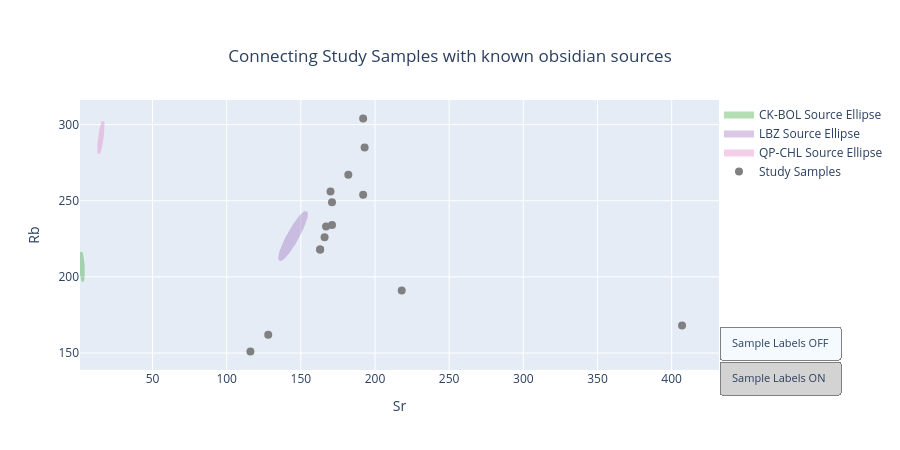

Notebook code for this chart:
### Code cell
# BIPLOT
# 
# To change the variables modify x_col and y_col here
# and Re-run the cell
print('Available elements to plot.')
print(srcs_subset.columns)
print('To change elements modify x_col and y_col variables and re-run this cell:')

# Variables to plot
x_col = 'Sr'
y_col = 'Rb'
group = 'Group'

srcs_subset_valid = pd.DataFrame()
if isinstance(srcs_subset, pd.DataFrame) and not srcs_subset.empty and group in srcs_subset.columns:
    srcs_subset_valid = srcs_subset.copy()
else:
    print("⚠️ srcs_subset has no Group column or is empty. Skipping source ellipses.")

figsrcs = go.Figure()

# Helper: compute ellipse points from x,y
def _ellipse_points(x, y, n_points=120, n_std=1.0):
    x = np.asarray(x)
    y = np.asarray(y)
    mask = (~np.isnan(x)) & (~np.isnan(y))
    x = x[mask]
    y = y[mask]
    if x.size < 2:
        return None
    cov = np.cov(x, y)
    eigvals, eigvecs = np.linalg.eigh(cov)
    order = eigvals.argsort()[::-1]
    eigvals = eigvals[order]
    eigvecs = eigvecs[:, order]
    theta = np.linspace(0, 2 * np.pi, n_points)
    unit = np.column_stack([np.cos(theta), np.sin(theta)])
    scale = n_std * np.sqrt(eigvals)
    ellipse = unit @ np.diag(scale) @ eigvecs.T
    ellipse += np.array([np.mean(x), np.mean(y)])
    return ellipse[:,0], ellipse[:,1]

# Add source ellipses as filled polygon traces (legend-friendly)
if not srcs_subset_valid.empty:
    for g in srcs_subset_valid[group].dropna().unique():
        try:
            data_g = srcs_subset_valid[srcs_subset_valid[group] == g]
            if x_col not in data_g.columns or y_col not in data_g.columns:
                print(f"⚠️ Missing {x_col}/{y_col} for group {g}; skipping")
                continue

            xvals = pd.to_numeric(data_g[x_col], errors='coerce').values
            yvals = pd.to_numeric(data_g[y_col], errors='coerce').values

            pts = _ellipse_points(xvals, yvals, n_points=120, n_std=1.0)
            if pts is None:
                # Not enough data to compute ellipse; skip
                continue
            ex, ey = pts

            color = name_to_color.get(unique_name_to_name.get(g, ""), "gray")

            # Filled polygon trace for the ellipse (shows in legend)
            figsrcs.add_trace(
                go.Scatter(
                    x=ex,
                    y=ey,
                    mode='lines',
                    fill='toself',
                    fillcolor=color,
                    line=dict(color=color, width=2),
                    opacity=0.35,
                    name=f"{g} Source Ellipse",
                    hoverinfo='skip'
                )
            )

        except Exception as e:
            print(f"⚠️ Error processing group {g}: {e}")
else:
    print('⚠️ No valid source groups available for source ellipses.')

# Add single source sample point
if isinstance(onesample, pd.DataFrame) and not onesample.empty and x_col in onesample.columns and y_col in onesample.columns:
    figsrcs.add_trace(
        go.Scatter(
            x=onesample[x_col],
            y=onesample[y_col],
            name="Source Sample",
            mode='markers',
            marker=dict(symbol='x', size=6, color='black'),
            text=onesample['Sample'] if 'Sample' in onesample.columns else None,
            hovertemplate="Source: %{text}<br><extra></extra>",
            showlegend=True
        )
    )

# Map Study sample groups to colors
study_colors = [
    name_to_color.get(unique_name_to_name.get(g, ""), "gray")
    if pd.notna(g) else 'gray'
    for g in study[group]
]

# Add study samples colored by Group (labels OFF by default)
figsrcs.add_trace(
    go.Scatter(
        x=study[x_col],
        y=study[y_col],
        name="Study Samples",
        mode='markers',
        text=study['Sample'] if 'Sample' in study.columns else None,
        hovertemplate="Sample: %{text}<br><extra></extra>",
        showlegend=True,
        marker=dict(
            size=8,
            symbol='circle',
            color=study_colors
        )
    )
)

# Index of the Study Samples trace (last trace added)
study_trace_idx = len(figsrcs.data) - 1

# Set layout with centered title and toggle button beneath legend
figsrcs.update_layout(
    title={
        'text': "Connecting Study Samples with known obsidian sources",
        'x': 0.5,
        'xanchor': 'center',
        'yanchor': 'top'
    },
    xaxis_title=x_col,
    yaxis_title=y_col,
    height=450,
    legend=dict(
        x=1.0,
        y=1.0,
        xanchor='left',
        yanchor='top'
    ),
    updatemenus=[
        dict(
            type='buttons',
            direction='down',
            x=1.0,
            xanchor='left',
            y=0.2,          # below the legend on the right side
            yanchor='top',
            buttons=[
                dict(
                    label='Sample Labels OFF',
                    method='restyle',
                    args=[{'mode': 'markers'}, [study_trace_idx]],
                ),
                dict(
                    label='Sample Labels ON',
                    method='restyle',
                    args=[{'mode': 'markers+text', 'textposition': 'top center'}, [study_trace_idx]],
                ),
            ],
            pad={"r": 10, "t": 10},
            showactive=True,
            bgcolor='lightgray',
            bordercolor='gray',
            borderwidth=1,
            font=dict(size=11)
        )
    ]
)

figsrcs.show()

### Figure 1 — Plotly figure (JSON) as saved in the notebook; plotly's stock layout.template omitted (floating-point values rounded to 4 significant figures)
{"data": [{"fill": "toself", "fillcolor": "rgb(44, 160, 44)", "hoverinfo": "skip", "line": {"color": "rgb(44, 160, 44)", "width": 2}, "mode": "lines", "name": "CK-BOL Source Ellipse", "opacity": 0.35, "type": "scatter", "x": [1.874, 1.812, 1.753, 1.695, 1.64, 1.586, 1.535, 1.486, 1.439, 1.396, 1.355, 1.317, 1.282, 1.25, 1.222, 1.196, 1.174, 1.156, 1.141, 1.129, 1.121, 1.117, 1.116, 1.119, 1.125, 1.135, 1.148, 1.165, 1.185, 1.209, 1.236, 1.266, 1.3, 1.336, 1.376, 1.418, 1.463, 1.511, 1.561, 1.614, 1.668, 1.725, 1.784, 1.844, 1.906, 1.969, 2.034, 2.099, 2.166, 2.233, 2.3, 2.368, 2.436, 2.503, 2.571, 2.638, 2.704, 2.77, 2.834, 2.897, 2.959, 3.02, 3.078, 3.135, 3.19, 3.242, 3.292, 3.34, 3.385, 3.427, 3.467, 3.503, 3.536, 3.567, 3.594, 3.617, 3.637, 3.654, 3.668, 3.677, 3.684, 3.686, 3.685, 3.681, 3.673, 3.661, 3.646, 3.627, 3.605, 3.58, 3.551, 3.519, 3.484, 3.446, 3.405, 3.362, 3.315, 3.266, 3.215, 3.161, 3.106, 3.048, 2.988, 2.927, 2.865, 2.801, 2.736, 2.67, 2.603, 2.536, 2.468, 2.4, 2.333, 2.265, 2.198, 2.131, 2.065, 2.0, 1.936, 1.874], "y": [216.2, 216.2, 216.2, 216.1, 216.0, 215.9, 215.8, 215.6, 215.4, 215.2, 214.9, 214.7, 214.4, 214.1, 213.7, 213.4, 213.0, 212.6, 212.2, 211.8, 211.4, 211.0, 210.5, 210.0, 209.6, 209.1, 208.6, 208.1, 207.6, 207.1, 206.6, 206.1, 205.6, 205.1, 204.7, 204.2, 203.7, 203.2, 202.8, 202.3, 201.9, 201.5, 201.1, 200.7, 200.3, 200.0, 199.6, 199.3, 199.0, 198.8, 198.5, 198.3, 198.1, 197.9, 197.8, 197.6, 197.5, 197.5, 197.4, 197.4, 197.4, 197.4, 197.5, 197.6, 197.7, 197.8, 198.0, 198.1, 198.4, 198.6, 198.8, 199.1, 199.4, 199.7, 200.1, 200.4, 200.8, 201.2, 201.6, 202.0, 202.5, 202.9, 203.4, 203.8, 204.3, 204.8, 205.3, 205.8, 206.3, 206.8, 207.3, 207.8, 208.2, 208.7, 209.2, 209.7, 210.2, 210.6, 211.1, 211.5, 211.9, 212.4, 212.7, 213.1, 213.5, 213.8, 214.2, 214.5, 214.7, 215.0, 215.2, 215.4, 215.6, 215.8, 215.9, 216.0, 216.1, 216.2, 216.2, 216.2]}, {"fill": "toself", "fillcolor": "rgb(148, 103, 189)", "hoverinfo": "skip", "line": {"color": "rgb(148, 103, 189)", "width": 2}, "mode": "lines", "name": "LBZ Source Ellipse", "opacity": 0.35, "type": "scatter", "x": [153.6, 153.5, 153.3, 153.0, 152.8, 152.5, 152.3, 152.0, 151.6, 151.3, 150.9, 150.5, 150.1, 149.7, 149.3, 148.9, 148.4, 148.0, 147.5, 147.0, 146.5, 146.0, 145.5, 145.1, 144.6, 144.1, 143.6, 143.1, 142.6, 142.1, 141.7, 141.2, 140.7, 140.3, 139.9, 139.5, 139.1, 138.7, 138.3, 138.0, 137.6, 137.3, 137.0, 136.8, 136.5, 136.3, 136.1, 135.9, 135.8, 135.6, 135.5, 135.5, 135.4, 135.4, 135.4, 135.4, 135.5, 135.6, 135.7, 135.8, 136.0, 136.1, 136.4, 136.6, 136.8, 137.1, 137.4, 137.7, 138.1, 138.4, 138.8, 139.2, 139.6, 140.0, 140.4, 140.9, 141.3, 141.8, 142.3, 142.7, 143.2, 143.7, 144.2, 144.7, 145.2, 145.7, 146.2, 146.7, 147.1, 147.6, 148.1, 148.5, 149.0, 149.4, 149.8, 150.3, 150.6, 151.0, 151.4, 151.7, 152.0, 152.3, 152.6, 152.9, 153.1, 153.3, 153.5, 153.7, 153.8, 153.9, 154.0, 154.1, 154.1, 154.1, 154.1, 154.1, 154.0, 153.9, 153.8, 153.6], "y": [242.5, 242.6, 242.6, 242.6, 242.5, 242.4, 242.2, 242.0, 241.8, 241.5, 241.2, 240.9, 240.5, 240.0, 239.5, 239.0, 238.5, 237.9, 237.3, 236.7, 236.0, 235.3, 234.6, 233.9, 233.1, 232.4, 231.6, 230.8, 230.0, 229.2, 228.3, 227.5, 226.7, 225.8, 225.0, 224.2, 223.4, 222.6, 221.8, 221.0, 220.2, 219.5, 218.8, 218.1, 217.4, 216.7, 216.1, 215.5, 215.0, 214.4, 213.9, 213.5, 213.1, 212.7, 212.3, 212.0, 211.8, 211.6, 211.4, 211.2, 211.2, 211.1, 211.1, 211.2, 211.2, 211.4, 211.5, 211.8, 212.0, 212.3, 212.6, 213.0, 213.4, 213.9, 214.4, 214.9, 215.5, 216.1, 216.7, 217.3, 218.0, 218.7, 219.4, 220.2, 220.9, 221.7, 222.5, 223.3, 224.1, 224.9, 225.8, 226.6, 227.4, 228.3, 229.1, 229.9, 230.7, 231.5, 232.3, 233.1, 233.8, 234.6, 235.3, 236.0, 236.6, 237.3, 237.9, 238.5, 239.0, 239.5, 240.0, 240.4, 240.8, 241.2, 241.5, 241.8, 242.0, 242.2, 242.4, 242.5]}, {"fill": "toself", "fillcolor": "rgb(227, 119, 194)", "hoverinfo": "skip", "line": {"color": "rgb(227, 119, 194)", "width": 2}, "mode": "lines", "name": "QP-CHL Source Ellipse", "opacity": 0.35, "type": "scatter", "x": [16.66, 16.59, 16.52, 16.45, 16.38, 16.3, 16.22, 16.14, 16.05, 15.96, 15.87, 15.78, 15.68, 15.59, 15.49, 15.4, 15.3, 15.2, 15.1, 15.0, 14.91, 14.81, 14.72, 14.62, 14.53, 14.44, 14.35, 14.27, 14.19, 14.11, 14.03, 13.96, 13.89, 13.82, 13.76, 13.7, 13.65, 13.6, 13.55, 13.51, 13.48, 13.45, 13.42, 13.4, 13.38, 13.37, 13.37, 13.37, 13.37, 13.38, 13.4, 13.42, 13.44, 13.47, 13.51, 13.55, 13.59, 13.64, 13.7, 13.75, 13.82, 13.88, 13.95, 14.02, 14.1, 14.18, 14.26, 14.35, 14.43, 14.52, 14.62, 14.71, 14.8, 14.9, 15.0, 15.09, 15.19, 15.29, 15.39, 15.48, 15.58, 15.68, 15.77, 15.86, 15.95, 16.04, 16.13, 16.21, 16.29, 16.37, 16.45, 16.52, 16.59, 16.65, 16.71, 16.77, 16.82, 16.87, 16.91, 16.95, 16.98, 17.01, 17.03, 17.05, 17.06, 17.07, 17.07, 17.07, 17.06, 17.05, 17.03, 17.01, 16.98, 16.95, 16.91, 16.87, 16.82, 16.77, 16.72, 16.66], "y": [302.0, 302.0, 302.0, 301.9, 301.8, 301.7, 301.6, 301.4, 301.2, 300.9, 300.7, 300.4, 300.1, 299.8, 299.4, 299.1, 298.7, 298.2, 297.8, 297.4, 296.9, 296.4, 295.9, 295.4, 294.9, 294.4, 293.9, 293.3, 292.8, 292.2, 291.7, 291.1, 290.6, 290.1, 289.5, 289.0, 288.5, 287.9, 287.4, 286.9, 286.5, 286.0, 285.5, 285.1, 284.7, 284.3, 283.9, 283.6, 283.2, 282.9, 282.7, 282.4, 282.2, 282.0, 281.8, 281.6, 281.5, 281.4, 281.3, 281.3, 281.3, 281.3, 281.4, 281.4, 281.6, 281.7, 281.8, 282.0, 282.3, 282.5, 282.8, 283.1, 283.4, 283.7, 284.1, 284.5, 284.9, 285.3, 285.7, 286.2, 286.7, 287.1, 287.6, 288.1, 288.7, 289.2, 289.7, 290.3, 290.8, 291.4, 291.9, 292.5, 293.0, 293.5, 294.1, 294.6, 295.1, 295.6, 296.1, 296.6, 297.1, 297.6, 298.0, 298.4, 298.8, 299.2, 299.6, 299.9, 300.2, 300.5, 300.8, 301.0, 301.3, 301.5, 301.6, 301.8, 301.9, 301.9, 302.0, 302.0]}, {"hovertemplate": "Sample: %{text}<br><extra></extra>", "marker": {"color": ["gray", "gray", "gray", "gray", "gray", "gray", "gray", "gray", "gray", "gray", "gray", "gray", "gray", "gray", "gray"], "size": 8, "symbol": "circle"}, "mode": "markers", "name": "Study Samples", "showlegend": true, "text": ["RGM", "16-19215", "16-19216", "16-19217", "16-19218", "16-19219", "16-19220", "16-19221", "16-19222", "16-19223", "16-19224", "16-19225", "16-19226", "16-11804", "RGM"], "type": "scatter", "x": [116, 163, 182, 192, 170, 167, 218, 171, 163, 171, 166, 192, 193, 407, 128], "y": [151, 218, 267, 304, 256, 233, 191, 249, 218, 234, 226, 254, 285, 168, 162]}], "layout": {"height": 450, "legend": {"x": 1, "xanchor": "left", "y": 1, "yanchor": "top"}, "title": {"text": "Connecting Study Samples with known obsidian sources", "x": 0.5, "xanchor": "center", "yanchor": "top"}, "updatemenus": [{"bgcolor": "lightgray", "bordercolor": "gray", "borderwidth": 1, "buttons": [{"args": [{"mode": "markers"}, [3]], "label": "Sample Labels OFF", "method": "restyle"}, {"args": [{"mode": "markers+text", "textposition": "top center"}, [3]], "label": "Sample Labels ON", "method": "restyle"}], "direction": "down", "font": {"size": 11}, "pad": {"r": 10, "t": 10}, "showactive": true, "type": "buttons", "x": 1, "xanchor": "left", "y": 0.2, "yanchor": "top"}], "xaxis": {"title": {"text": "Sr"}}, "yaxis": {"title": {"text": "Rb"}}}}
